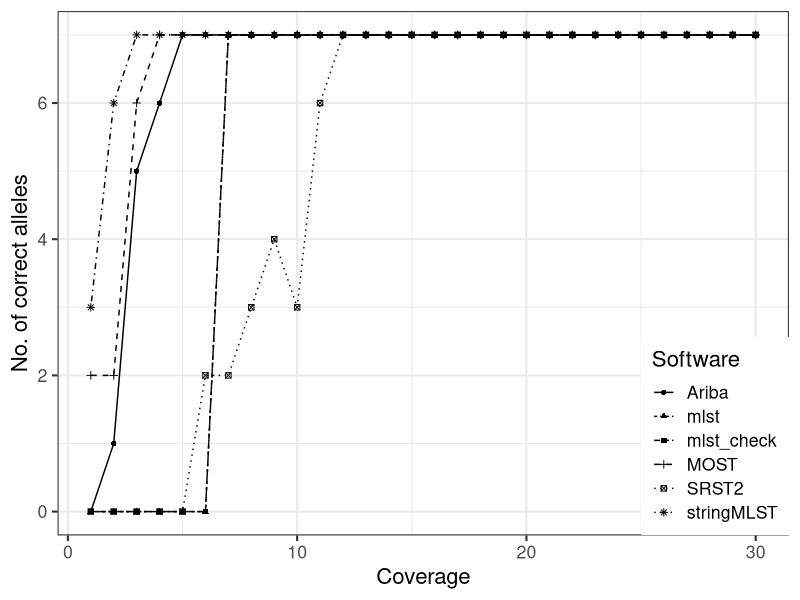

Write the R code that produced this figure. (Note: this script raises an error after producing the figure.)
library(ggplot2)
all_data = read.table('coverage_results.tsv',header = TRUE, sep = "\t")

ggplot(data = all_data, aes(x = Coverage, y = Correct_alleles, group = Software, linetype=Software,shape = Software )) +geom_line()+geom_point()+
theme_classic() +
ylim(c(0,7))+
xlab("Coverage") +
ylab("No. of correct alleles")+
theme_bw(base_size = 16) +  theme(legend.justification=c(1,0),legend.position=c(1,0))+
ggsave(filename="coverage_correct_alleles.png", scale=1)

ggplot(data = all_data, aes(x = Coverage, y = Time, group = Software, linetype=Software,shape = Software )) +geom_line()+geom_point()+
theme_classic() +
xlab("Coverage") +
ylab("Running time(s)")+
theme_bw(base_size = 16) +  theme(legend.justification=c(0,1),legend.position=c(0.05,0.95))+
ggsave(filename="coverage_running_time.png", scale=1)


ggplot(data = all_data, aes(x = Coverage, y = Disk_space, group = Software, linetype=Software,shape = Software )) +geom_line()+geom_point()+
theme_classic() +
xlab("Coverage") +
ylab("Disk space (bytes)")+
theme_bw(base_size = 16) +  theme(legend.justification=c(0,1),legend.position=c(0.05,0.95))+
ggsave(filename="coverage_disk_space.png", scale=1)
